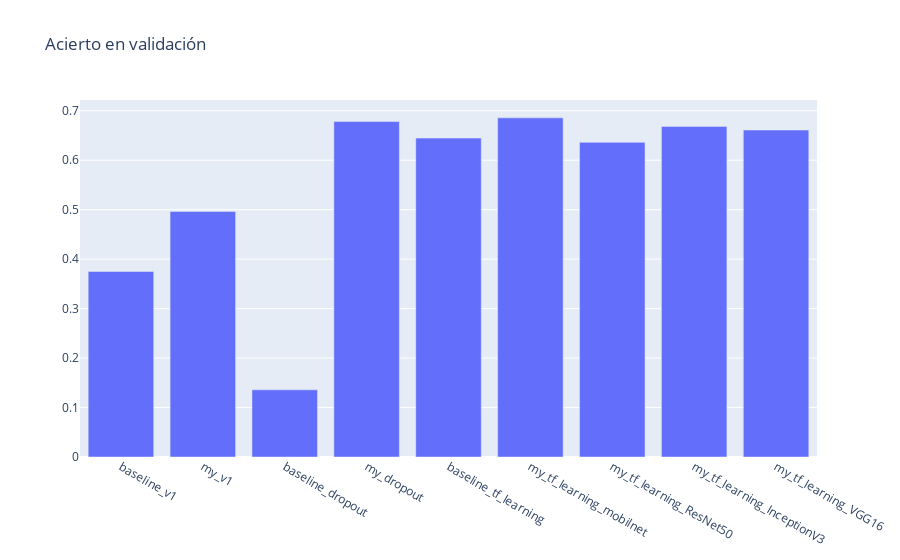

This figure's notebook cell:
### Code cell
fig = go.Figure(
    data=[go.Bar(y=Acc,x=x_models)],
    layout_title_text="Acierto en validación"
)
fig.show()

### Figure 1 — Plotly figure (JSON) as saved in the notebook; plotly's stock layout.template omitted (floating-point values rounded to 4 significant figures)
{"data": [{"type": "bar", "x": ["baseline_v1", "my_v1", "baseline_dropout", "my_dropout", "baseline_tf_learning", "my_tf_learning_mobilnet", "my_tf_learning_ResNet50", "my_tf_learning_InceptionV3", "my_tf_learning_VGG16"], "y": [0.3752, 0.4965, 0.1359, 0.6782, 0.6448, 0.6857, 0.6361, 0.6684, 0.6611]}], "layout": {"title": {"text": "Acierto en validación"}}}
